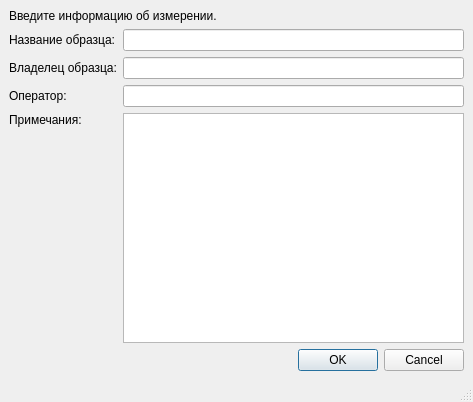
<?xml version="1.0" encoding="UTF-8"?>
<ui version="4.0">
 <class>MainWindow</class>
 <widget class="QMainWindow" name="MainWindow">
  <property name="geometry">
   <rect>
    <x>0</x>
    <y>0</y>
    <width>473</width>
    <height>402</height>
   </rect>
  </property>
  <property name="windowTitle">
   <string>MainWindow</string>
  </property>
  <widget class="QWidget" name="centralwidget">
   <layout class="QGridLayout" name="gridLayout">
    <item row="2" column="0">
     <widget class="QLabel" name="label_3">
      <property name="text">
       <string>Владелец образца:</string>
      </property>
     </widget>
    </item>
    <item row="6" column="0" colspan="2">
     <widget class="QDialogButtonBox" name="buttonBox">
      <property name="standardButtons">
       <set>QDialogButtonBox::Cancel|QDialogButtonBox::Ok</set>
      </property>
     </widget>
    </item>
    <item row="5" column="1">
     <widget class="QPlainTextEdit" name="plainTextEdit"/>
    </item>
    <item row="2" column="1">
     <widget class="QLineEdit" name="lineEdit_3"/>
    </item>
    <item row="1" column="1">
     <widget class="QLineEdit" name="lineEdit"/>
    </item>
    <item row="3" column="0">
     <widget class="QLabel" name="label_2">
      <property name="text">
       <string>Оператор:</string>
      </property>
     </widget>
    </item>
    <item row="3" column="1">
     <widget class="QLineEdit" name="lineEdit_2"/>
    </item>
    <item row="5" column="0">
     <widget class="QLabel" name="label_6">
      <property name="text">
       <string>Примечания:</string>
      </property>
      <property name="alignment">
       <set>Qt::AlignLeading|Qt::AlignLeft|Qt::AlignTop</set>
      </property>
     </widget>
    </item>
    <item row="1" column="0">
     <widget class="QLabel" name="label">
      <property name="text">
       <string>Название образца:</string>
      </property>
     </widget>
    </item>
    <item row="0" column="0" colspan="2">
     <widget class="QLabel" name="label_4">
      <property name="text">
       <string>Введите информацию об измерении.</string>
      </property>
     </widget>
    </item>
   </layout>
  </widget>
  <widget class="QMenuBar" name="menubar">
   <property name="geometry">
    <rect>
     <x>0</x>
     <y>0</y>
     <width>473</width>
     <height>22</height>
    </rect>
   </property>
  </widget>
  <widget class="QStatusBar" name="statusbar"/>
 </widget>
 <resources/>
 <connections/>
</ui>
